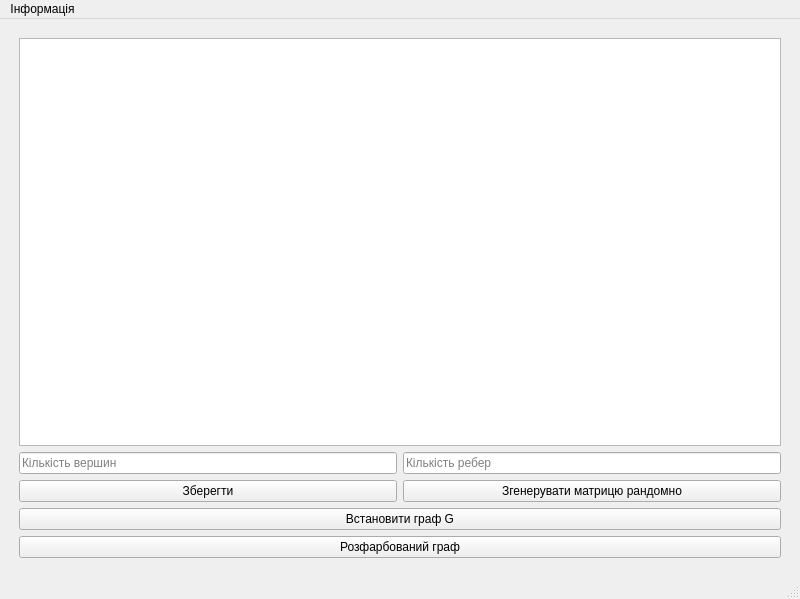
<?xml version="1.0" encoding="UTF-8"?>
<ui version="4.0">
 <class>MainWindow</class>
 <widget class="QMainWindow" name="MainWindow">
  <property name="geometry">
   <rect>
    <x>0</x>
    <y>0</y>
    <width>800</width>
    <height>599</height>
   </rect>
  </property>
  <property name="windowTitle">
   <string>MainWindow</string>
  </property>
  <widget class="QWidget" name="centralwidget">
   <layout class="QGridLayout" name="gridLayout_2">
    <item row="1" column="0">
     <layout class="QGridLayout" name="gridLayout">
      <property name="leftMargin">
       <number>10</number>
      </property>
      <property name="topMargin">
       <number>10</number>
      </property>
      <property name="rightMargin">
       <number>10</number>
      </property>
      <property name="bottomMargin">
       <number>10</number>
      </property>
      <item row="0" column="0">
       <widget class="QTableWidget" name="table">
        <property name="font">
         <font>
          <pointsize>18</pointsize>
         </font>
        </property>
       </widget>
      </item>
      <item row="1" column="0">
       <layout class="QGridLayout" name="gridLayout_3">
        <item row="1" column="1">
         <widget class="QLineEdit" name="enter_count_edge">
          <property name="placeholderText">
           <string>Кількість ребер</string>
          </property>
         </widget>
        </item>
        <item row="1" column="0">
         <widget class="QLineEdit" name="enter_count_node">
          <property name="styleSheet">
           <string notr="true">QLineEdit[text=\&quot;\&quot;]{ color:red; }</string>
          </property>
          <property name="placeholderText">
           <string>Кількість вершин</string>
          </property>
         </widget>
        </item>
       </layout>
      </item>
      <item row="3" column="0">
       <layout class="QHBoxLayout" name="horizontalLayout">
        <item>
         <widget class="QPushButton" name="save">
          <property name="text">
           <string>Зберегти</string>
          </property>
         </widget>
        </item>
        <item>
         <widget class="QPushButton" name="generate_random_button">
          <property name="text">
           <string>Згенерувати матрицю рандомно</string>
          </property>
         </widget>
        </item>
       </layout>
      </item>
      <item row="5" column="0">
       <widget class="QPushButton" name="show_tree">
        <property name="text">
         <string>Розфарбований граф</string>
        </property>
       </widget>
      </item>
      <item row="4" column="0">
       <widget class="QPushButton" name="set_graph">
        <property name="text">
         <string>Встановити граф G</string>
        </property>
       </widget>
      </item>
     </layout>
    </item>
   </layout>
  </widget>
  <widget class="QMenuBar" name="menubar">
   <property name="geometry">
    <rect>
     <x>0</x>
     <y>0</y>
     <width>800</width>
     <height>22</height>
    </rect>
   </property>
   <widget class="QMenu" name="menu">
    <property name="title">
     <string>Інформація</string>
    </property>
    <addaction name="info"/>
   </widget>
   <addaction name="menu"/>
  </widget>
  <widget class="QStatusBar" name="statusbar"/>
  <action name="info">
   <property name="text">
    <string>Про студента</string>
   </property>
  </action>
 </widget>
 <resources/>
 <connections/>
</ui>
